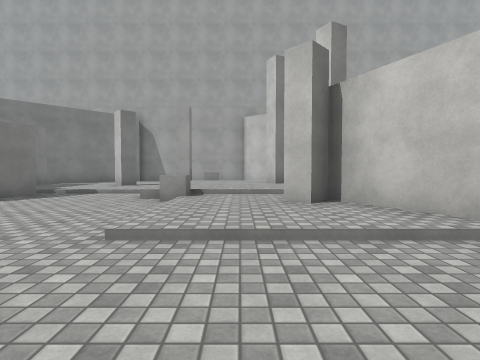
[1] (above)

20 first-person views from a walk through a 3-D level made in the Unity game engine. The camera is 1.2 m above the floor, tilts 2° down and sees 80° across. The floor is counted in squares, 2 m on a side. Each view is taken from the middle of a square. On the plan, view 1 faces up. The plan holds only what a view shows up to about 9 squares ahead; the rest is blank. The place goes on beyond the plan. The player is left out. Surface patterns are stand-ins for the level's own textures.

[2]
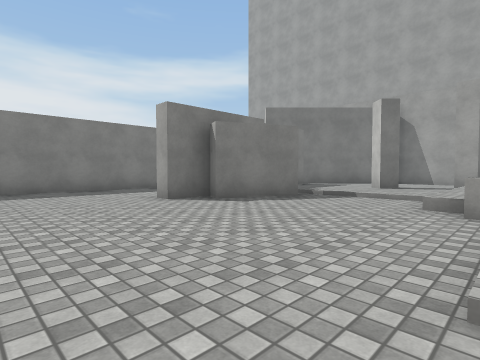

[3]
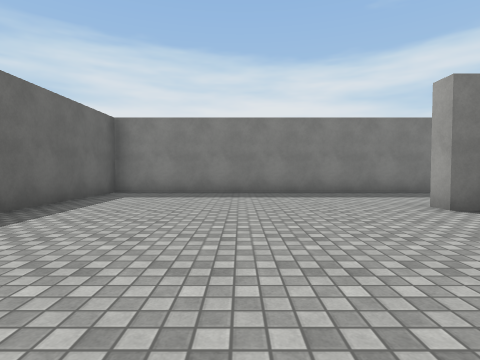

[4]
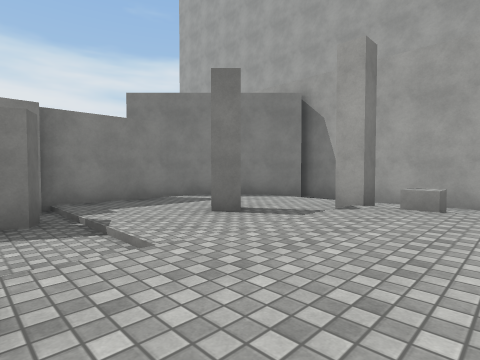

[5]
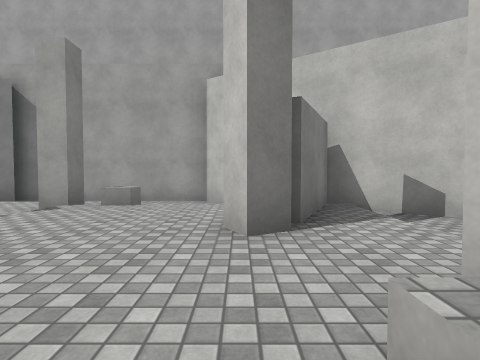

[6]
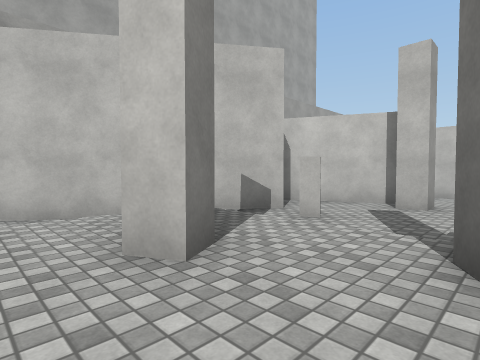

[7]
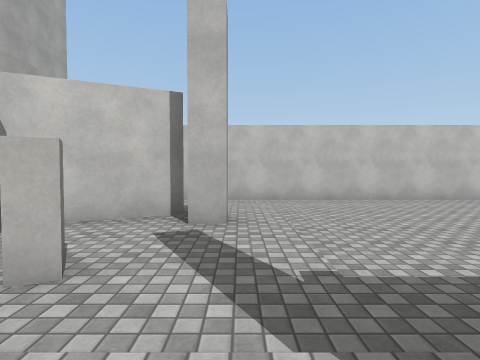

[8]
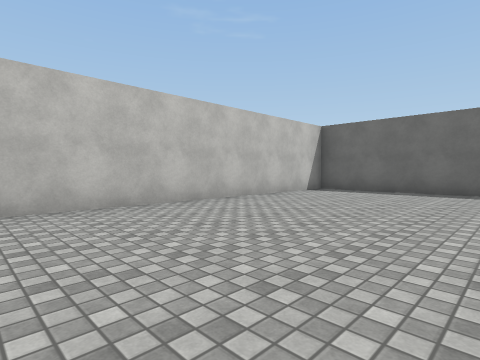

[9]
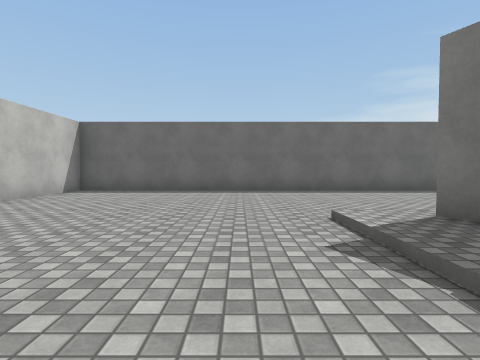

[10]
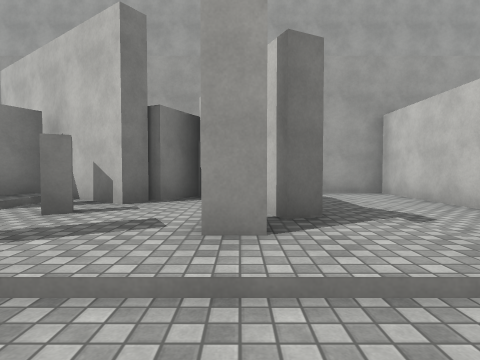

[11]
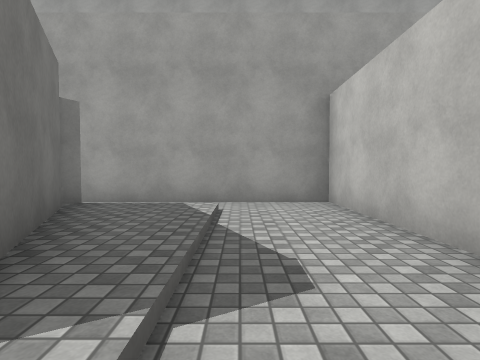

[12]
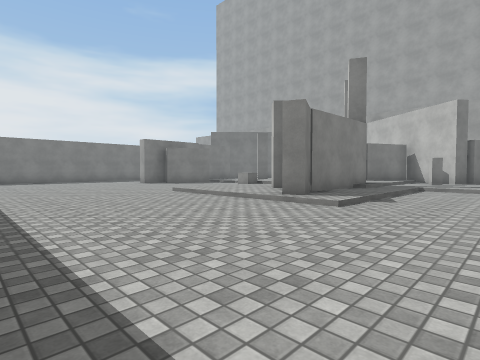

[13]
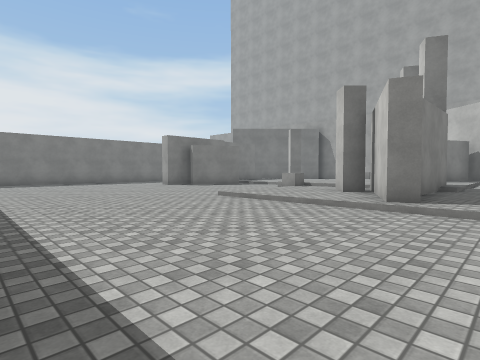

[14]
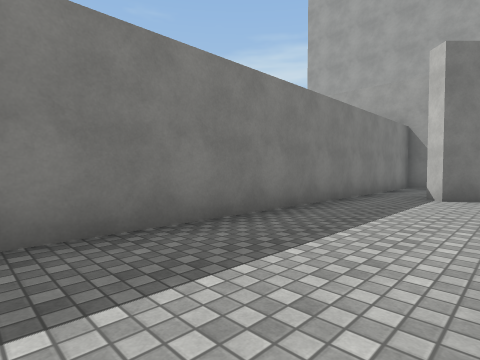

[15]
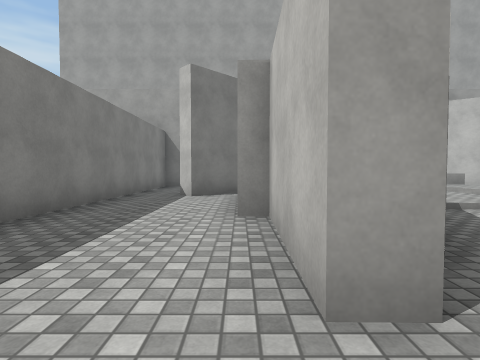

[16]
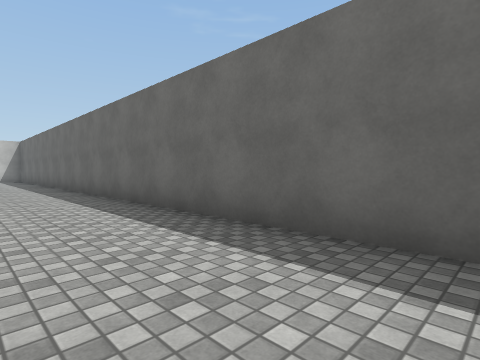

[17]
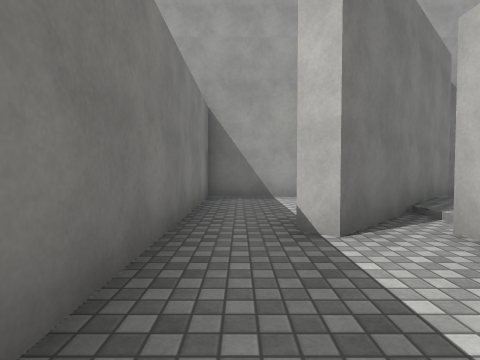

[18]
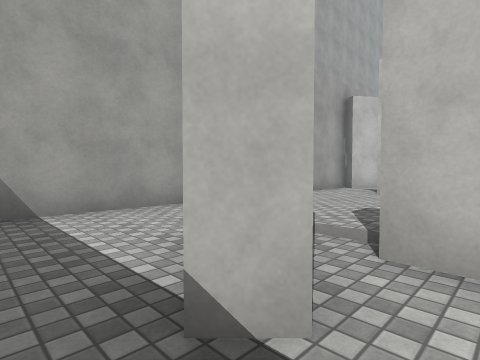

[19]
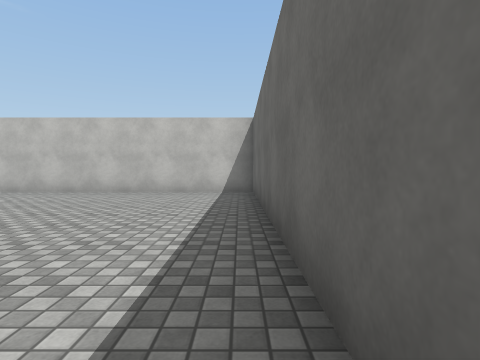

[20]
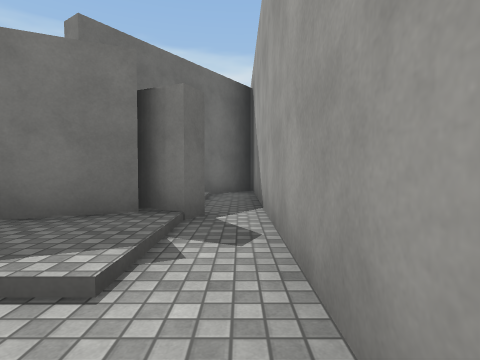

### Floor plan
Key: @ floor where view 1 was taken; # wall or solid block; x gap in a wall; . main floor; : floor 0.25 m higher than the main floor; + floor 0.5 m higher than the main floor; / step, stairs or slope; C white cube.
Columns run from 10 left of view 1 to 10 right of it. Each row starts with its distance up from view 1.
 14 #####################
 13 #....#.....##.......#
 12 #...##:::...#::#::..#
 11 #..##:::#C//#####:..#
 10 #.##::::/+++#/x:##..#
  9 #..#::::/++##//::#..#
  8 #..#::::/++++/::#:..#
  7 #..###../+++C//.....#
  6 #...##../C//#//.....#
  5 #...#..../:##:/.....#
  4 #......../::##/.....#
  3 #......../:::#/.....#
  2 #...................#
  1 #...................#
  0 #.........@.........#
 -1 #...................#
 -2 #...................#
 -3 #####################

Where each view was taken, in squares from view 1:
view 1: 0 up, 0 right, facing up
view 2: 1 up, 1 left, facing up-left
view 3: 1 up, 2 left, facing left
view 4: 6 up, 0 right, facing up-left
view 5: 6 up, 1 right, facing up
view 6: 7 up, 0 right, facing up-right
view 7: 8 up, 2 right, facing right
view 8: 6 up, 5 right, facing down-right
view 9: 6 up, 5 right, facing down
view 10: 6 up, 6 right, facing up
view 11: 8 up, 8 right, facing up
view 12: 2 down, 6 right, facing up-left
view 13: 2 down, 4 right, facing up-left
view 14: 3 up, 7 left, facing up-left
view 15: 3 up, 7 left, facing up
view 16: 0 up, 8 left, facing down-right
view 17: 7 up, 9 left, facing up
view 18: 9 up, 9 left, facing up-right
view 19: 2 down, 2 right, facing right
view 20: 13 up, 9 right, facing left
